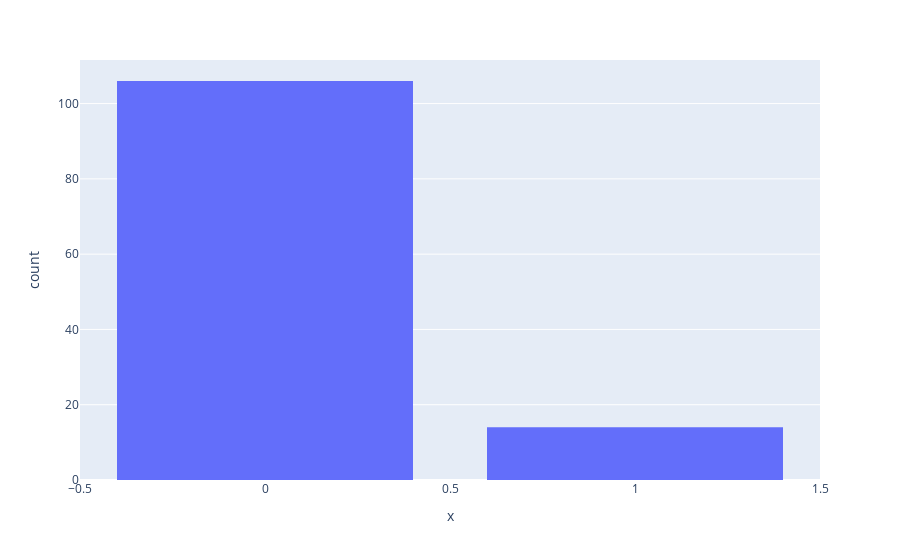

The notebook cell this image was saved under:
### Code cell
import plotly.express as px

fig = go.Figure()
fig = px.histogram(x=discrete_distribution)
fig.update_layout(bargap=0.1)
fig.show()

### Figure 1 — Plotly figure (JSON) as saved in the notebook; plotly's stock layout.template omitted (floating-point values rounded to 4 significant figures)
{"data": [{"alignmentgroup": "True", "bingroup": "x", "hovertemplate": "x=%{x}<br>count=%{y}<extra></extra>", "legendgroup": "", "marker": {"color": "#636efa"}, "name": "", "offsetgroup": "", "orientation": "v", "showlegend": false, "type": "histogram", "x": [0, 1, 1, 0, 1, 0, 1, 0, 0, 0, 0, 0, 0, 0, 0, 0, 0, 0, 0, 0, 0, 1, 0, 0, 0, 0, 0, 0, 0, 0, 0, 0, 0, 0, 0, 1, 1, 0, 0, 0, 0, 0, 1, 0, 0, 0, 0, 0, 0, 0, 0, 0, 0, 0, 0, 0, 0, 0, 0, 0, 0, 0, 0, 0, 0, 0, 0, 0, 0, 1, 0, 0, 0, 0, 0, 0, 0, 0, 0, 0, 0, 0, 0, 0, 1, 0, 0, 1, 0, 0, 0, 0, 1, 0, 0, 1, 0, 0, 0, 0, 0, 0, 0, 0, 0, 0, 0, 0, 0, 0, 0, 0, 0, 0, 0, 0, 0, 0, 0, 1], "xaxis": "x", "yaxis": "y"}], "layout": {"bargap": 0.2, "barmode": "relative", "legend": {"tracegroupgap": 0}, "margin": {"t": 60}, "xaxis": {"anchor": "y", "domain": [0.0, 1.0], "title": {"text": "x"}}, "yaxis": {"anchor": "x", "domain": [0.0, 1.0], "title": {"text": "count"}}}}
